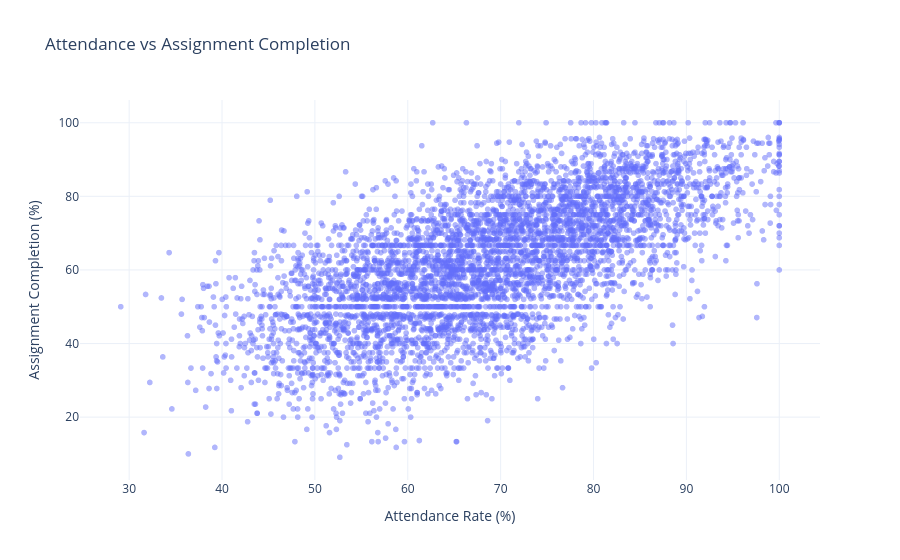

Write notebook code for a chart like this one.
### Code cell
fig = px.scatter(
    student_data,
    x="attendance_rate",
    y="assignment_completion_rate",
    opacity=0.5,
    title="Attendance vs Assignment Completion",
    labels={
        "attendance_rate": "Attendance Rate (%)",
        "assignment_completion_rate": "Assignment Completion (%)"
    }
)

fig.update_layout(
    template="plotly_white"
)

fig.show()

### Figure 1 — Plotly figure (JSON) as saved in the notebook; plotly's stock layout.template omitted (floating-point values rounded to 4 significant figures; data arrays with more than 128 entries replaced by an {"elided": "..."} marker saying what was removed)
{"data": [{"hovertemplate": "Attendance Rate (%)=%{x}<br>Assignment Completion (%)=%{y}<extra></extra>", "legendgroup": "", "marker": {"color": "#636efa", "opacity": 0.5, "symbol": "circle"}, "mode": "markers", "name": "", "showlegend": false, "type": "scattergl", "x": {"elided": "5000 float values"}, "xaxis": "x", "y": {"elided": "5000 float values"}, "yaxis": "y"}], "layout": {"legend": {"tracegroupgap": 0}, "title": {"text": "Attendance vs Assignment Completion"}, "xaxis": {"anchor": "y", "domain": [0, 1], "title": {"text": "Attendance Rate (%)"}}, "yaxis": {"anchor": "x", "domain": [0, 1], "title": {"text": "Assignment Completion (%)"}}}}
